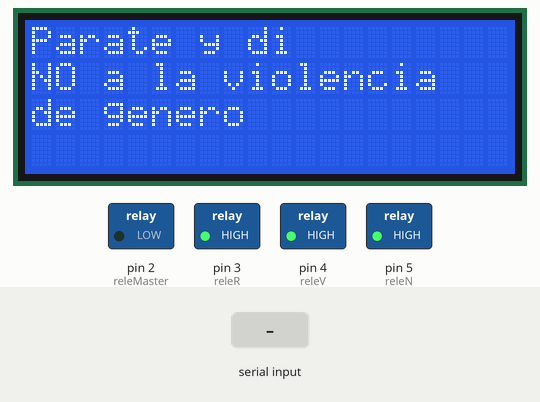
Simulated run of this sketch. Board: Arduino Uno, built with avr-gcc and run on an emulated ATmega328P. Parts: 20×4 character LCD, switched loads named in the sketch (green lamp = pin HIGH). The test bench sets the inputs (shaded band). What the sketch prints to the serial monitor is not drawn.

Above: at 1.3 s.
1.4 s: "1" received over the second serial link
At 3.5 s:
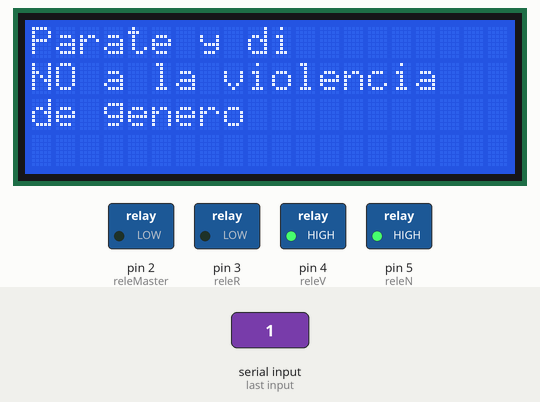
3.8 s: "2" received over the second serial link
At 5.5 s:
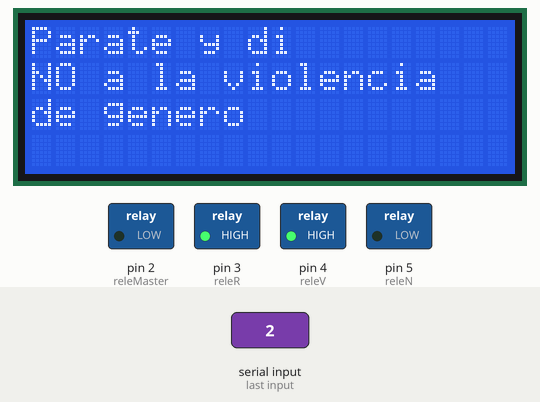
6.2 s: "3" received over the second serial link
At 8.4 s:
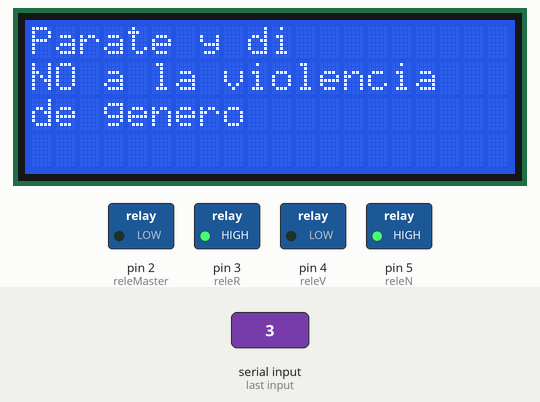
8.7 s: "0" received over the second serial link
At 10.4 s:
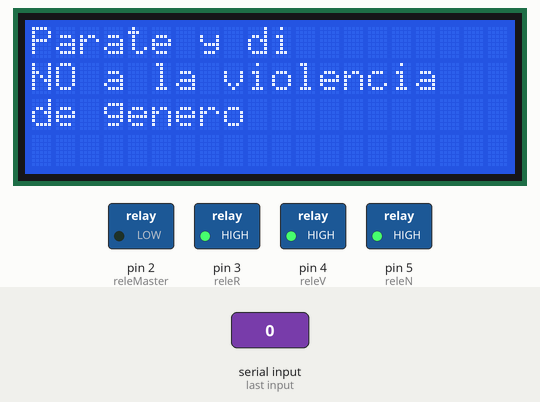
Timing chart, 0 to 11.9 s (numbered marks = the images above; inputs shaded):
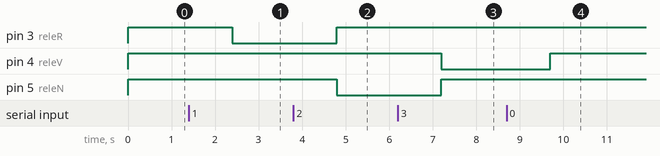

Measured:
- after the input at 1.4 s, pin 3 (releR): HIGH → LOW after 1.0 s
- after the input at 3.8 s, pin 3 (releR): LOW → HIGH after 1.0 s; pin 5 (releN): HIGH → LOW after 1.0 s
- after the input at 6.2 s, pin 4 (releV): HIGH → LOW after 1.0 s; pin 5 (releN): LOW → HIGH after 1.0 s
- after the input at 8.7 s, pin 4 (releV): LOW → HIGH after 1.0 s

The sketch:

SemaforoBTReleTexto.ino
```cpp
/* Semáforo de Violencia de Género controlado mediante Bluetooth y con luces controladas mediante
   módulo de relés.
   Se recibe un carácter desde Bluetooth por puerto serie con el color a encender. Según su valor se activa un color:
      - '1' -> Rojo
      - '2' -> Amarillo
      - '3' -> Verde
      - '0' -> Apagar todo
      Se recibe un mensaje bluetooth por puerto serie con el texto a mostrar en el LCD.
*/

/*  CONEXIÓN DE LA ELECTRÓNICA
    Módulo de Relé:
      Rele maestro (General) -> D2
      Canal 1 (Rojo) -> D3
      Canal 2 (Verde) -> D4
      Canal 3 (Ámbar) -> D5
      Vcc -> 5V
      GND -> GND
    Módulo Bluetooth:
      Rx BT -> D11
      Tx BT -> D10
      Vcc -> 5V
      GND -> GND

   Pantalla I2C:
      Vcc -> Vcc
      GND -> GND
      SCL -> A5
      SDA -> A4
*/
#include <SoftwareSerial.h> // libreria que permite establecer pines digitales

// para comunicacion serie
#include <Wire.h>
#include <LiquidCrystal_I2C.h>

#define releR  3
#define releV 4
#define releN 5
#define releMaster 2

SoftwareSerial miBT(10, 11);  // pin 10 como RX, pin 11 como TX

LiquidCrystal_I2C lcd (0x27, 20, 4); //Se crea el LCD de 20x4

String msj_recibido = "";


void setup() {
  Serial.begin(9600);   // comunicacion de monitor serial a 9600 bps
  miBT.begin(9600);    // comunicacion serie entre Arduino y el modulo a 38400 bps o a 9600.
  pinMode(releR, OUTPUT);
  pinMode(releV, OUTPUT);
  pinMode(releN, OUTPUT);
  pinMode(releMaster, OUTPUT);
  digitalWrite(releR, HIGH); //Trabajan con logica negada. HIGH para apagar rele y LOW encender
  digitalWrite(releV, HIGH);
  digitalWrite(releN, HIGH);
  digitalWrite(releMaster, LOW);
  lcd.init(); //Se configura e inicia el LCD
  lcd.clear();
  lcd.backlight();
  lcd.clear();
  lcd.setCursor(0,0);
  lcd.print("Parate y di"); //Mensaje en el inicio
  lcd.setCursor(0,1);
  lcd.print("NO a la violencia");
  lcd.setCursor(0,2);
  lcd.print("de genero");
} //Fin del Setup

void loop() { //Inicio Loop
  if (miBT.available())   {    // si hay informacion disponible desde modulo
    msj_recibido = miBT.readString();
    Serial.print(msj_recibido[0]);
    if (msj_recibido[0] == '1') { //Rojo
      digitalWrite(releR, LOW);
      digitalWrite(releV, HIGH);
      digitalWrite(releN, HIGH);
    }
    else if (msj_recibido[0] == '2') { //Amarillo
      digitalWrite(releR, HIGH);
      digitalWrite(releV, HIGH);
      digitalWrite(releN, LOW);
    }
    else if (msj_recibido[0] == '3') { //Verde
      digitalWrite(releR, HIGH);
      digitalWrite(releV, LOW);
      digitalWrite(releN, HIGH);
    }
    else if (msj_recibido[0] == '0') { //Semaforo apagado
      digitalWrite(releR, HIGH);
      digitalWrite(releV, HIGH);
      digitalWrite(releN, HIGH);
    }
    else { //Lo que se recibe es el texto a representar en pantalla
      int longitud = sizeof(msj_recibido); //Calculo la longitud del string
      lcd.clear(); //Se limpia la pantalla
      if (longitud < 20) { //Menos de 20 caracteres. Se puede representar en la primera línea solo
        lcd.setCursor(0, 0);
        lcd.print(msj_recibido.substring(0, longitud - 1));
      }
      else if (longitud >= 20 && longitud < 40) { //Hasta 40 caracteres. Usar 2 lineas
        lcd.setCursor(0, 0);
        lcd.print(msj_recibido.substring(0, 19));
        lcd.setCursor(0, 1);
        lcd.print(msj_recibido.substring(20, longitud - 1));
      }
      else if (longitud >= 40 && longitud < 60) { //Hasta 60 caracteres. Usar 3 lineas
        lcd.setCursor(0, 0);
        lcd.print(msj_recibido.substring(0, 19));
        lcd.setCursor(0, 1);
        lcd.print(msj_recibido.substring(20, 39));
        lcd.setCursor(0, 2);
        lcd.print(msj_recibido.substring(40, longitud - 1));
      }
      else { //Mas de 60 caracteres. 4 lineas
        lcd.setCursor(0, 0);
        lcd.print(msj_recibido.substring(0, 19));
        lcd.setCursor(0, 1);
        lcd.print(msj_recibido.substring(20, 39));
        lcd.setCursor(0, 2);
        lcd.print(msj_recibido.substring(40, 59));
        lcd.setCursor(0, 3);
        lcd.print(msj_recibido.substring(60, min(longitud - 1, 79)));
      }
    }
  }

} //Fin del Loop
```
